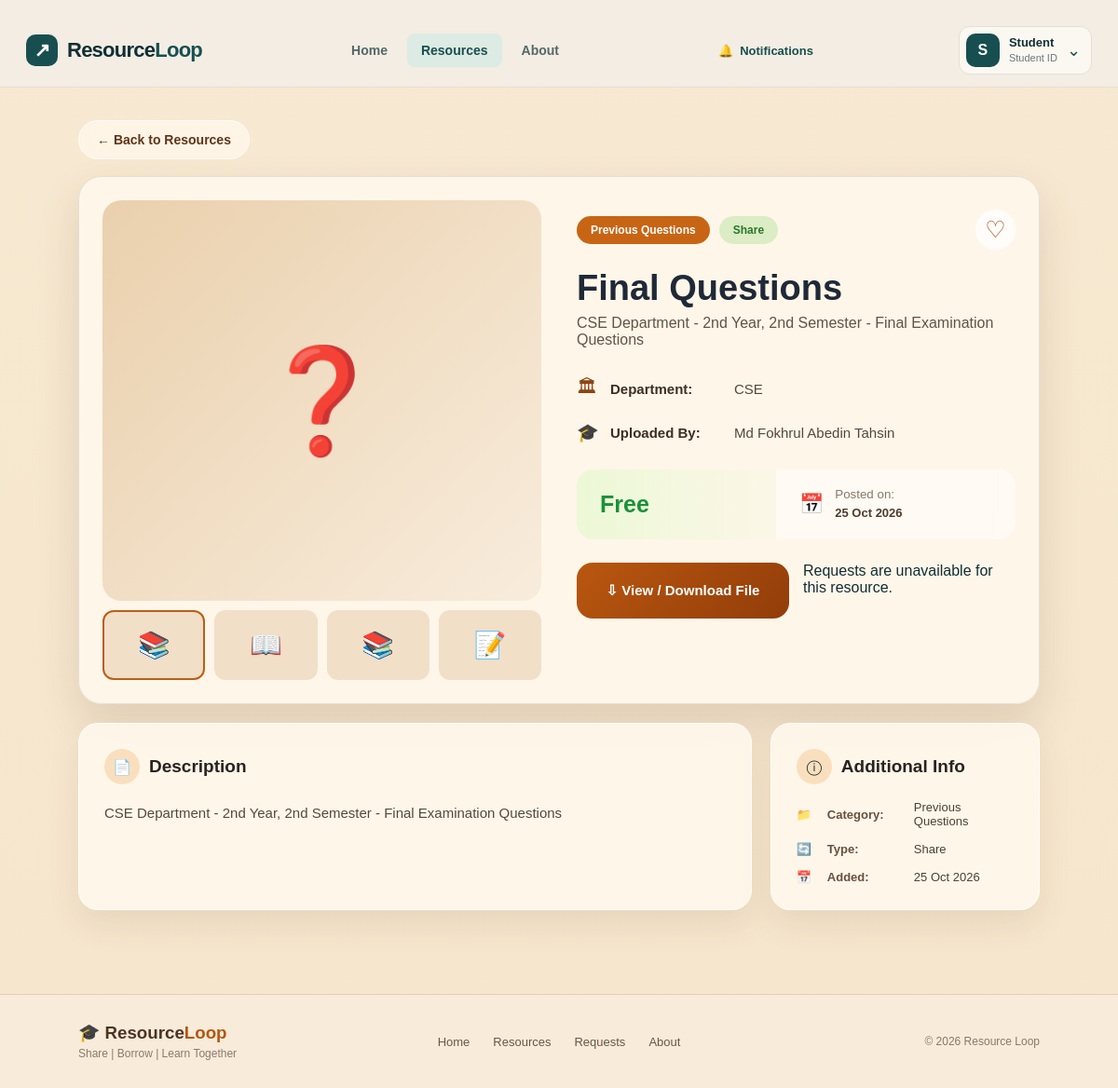
Page /resources/2/ on the committed database.
### resources/models.py (models this page shows, shortened)
class ResourceItem(models.Model):
    CATEGORY_CHOICES = [
        ('books', 'Books'),
        ('notes', 'Notes'),
        ('equipment', 'Equipment'),
        ('previous_questions', 'Previous Questions'),
        ('course_materials', 'Course Materials'),
    ]
    SHARE_TYPE_CHOICES = [
        ('share', 'Share'),
        ('rent', 'Rent'),
        ('sell', 'Sell'),
    ]
    student = models.ForeignKey(
        Student,
        on_delete=models.CASCADE,
        related_name="resource_items",
        null=True,
        blank=True
    )
    title = models.CharField(
        max_length=200
    )
    category = models.CharField(
        max_length=30,
        choices=CATEGORY_CHOICES
    )
    description = models.TextField(
        blank=True
    )
    author = models.CharField(
        max_length=150,
        blank=True
    )
    department = models.CharField(
        max_length=100,
        blank=True
    )
    course_code = models.CharField(
        max_length=50,
        blank=True
    )
    share_type = models.CharField(
        max_length=20,
        choices=SHARE_TYPE_CHOICES,
        default='share'
    )
    price = models.DecimalField(
        max_digits=30,
        decimal_places=2,
        null=True,
        blank=True
    )
    file = models.FileField(
        upload_to='resources/',
        blank=True,
        null=True
    )
    image = models.ImageField(
        upload_to='resource_images/',
        blank=True,
        null=True
    )
    created_at = models.DateTimeField(
        auto_now_add=True
    )

### accounts/models.py (models this page shows, shortened)
class Student(models.Model):
    full_name = models.CharField(
        max_length=100
    )
    registration_id = models.CharField(
        max_length=50,
        unique=True
    )
    department = models.CharField(
        max_length=100
    )
    email = models.EmailField(
        unique=True
    )
    phone = models.CharField(
        max_length=15
    )
    password = models.CharField(
        max_length=128
    )

### resources/views.py (the view)
# urls.py: path('resources/<int:id>/', views.resource_detail, name='resource_detail'),
def resource_detail(request, id):
    item = ResourceItem.objects.filter(id=id).first()
    if not item:
        return redirect("resources")
    student_id = request.session.get("student_id")
    can_contact_owner = bool(
        item.student_id == student_id or
        ProductRequest.objects.filter(
            resource=item,
            requester_id=student_id,
            status="accepted"
        ).exists()
    ) if student_id else False
    return render(request, "resource_detail.html", {
        "item": item,
        "can_contact_owner": can_contact_owner
    })

### requests_app/context_processors.py (called while the page is built)
def navbar_notifications(request):
    student_id = request.session.get("student_id")
    if not student_id:
        return {"navbar_unread_notifications": 0}
    return {
        "navbar_unread_notifications": WebsiteNotification.objects.filter(
            recipient_id=student_id, is_read=False
        ).count()
    }

### templates/resource_detail.html (shortened to what this page needs)
{% load static %}
{% load contact_links %}
<!DOCTYPE html>
<html lang="en">
<head>
    <link rel="stylesheet"
          href="{% static 'css/resource_detail.css' %}">
    <link rel="stylesheet" href="{% static 'css/shared_theme.css' %}">
</head>
<body>
{% include 'includes/navbar.html' %}
<main class="page-container">
    <a href="{% url 'resources' %}"
       class="back-button">
        ← Back to Resources
    </a>
    <section class="detail-card">
        <div class="image-section">
            <div class="main-image-box">
                {% if item.image %}
                    <img src="{{ item.image.url }}"
                         alt="{{ item.title }}">
                {% else %}
                    <div class="default-resource-image">
                        {% if item.category == "books" %}
                            📚
                        {% elif item.category == "notes" %}
                            📄
                        {% elif item.category == "equipment" %}
                            ⚙
                        {% elif item.category == "previous_questions" %}
                            ❓
                        {% else %}
                            🎓
                        {% endif %}
                    </div>
                {% endif %}
            </div>
            <div class="small-image-row">
                <div class="small-image active-thumb">
                    {% if item.image %}
                        <img src="{{ item.image.url }}"
                             alt="{{ item.title }}">
                    {% else %}
                        📚
                    {% endif %}
                </div>
                <div class="small-image">
                    📖
                </div>
                <div class="small-image">
                    📚
                </div>
                <div class="small-image">
                    📝
                </div>
            </div>
        </div>
        <div class="detail-info">
            <div class="top-badges">
                <span class="category-badge">
                    {{ item.get_category_display }}
                </span>
                {% if item.share_type == "share" %}
                    <span class="type-badge share">
                        Share
                    </span>
                {% elif item.share_type == "rent" %}
                    <span class="type-badge rent">
                        Rent
                    </span>
                {% elif item.share_type == "sell" %}
                    <span class="type-badge sell">
                        Sell
                    </span>
                {% endif %}
                <button type="button"
                        class="favorite-btn">
                    ♡
                </button>
            </div>
            <h1>{{ item.title }}</h1>
            {% if item.description %}
                <p class="short-description">
                    {{ item.description|truncatewords:12 }}
                </p>
            {% endif %}
            <div class="meta-list">
                {% if item.department %}
                    <div class="meta-row">
                        <span class="meta-icon">
                            🏛
                        </span>
                        <strong>Department:</strong>
                        <span>
                            {{ item.department }}
                        </span>
                    </div>
                {% endif %}
                {% if item.student %}
                    <div class="meta-row">
                        <span class="meta-icon">
                            🎓
                        </span>
                        <strong>Uploaded By:</strong>
                        <span>
                            {{ item.student.full_name }}
                        </span>
                    </div>
                {% endif %}
            </div>
            <div class="price-date-box">
                <div class="price-area">
                    {% if item.price %}
                        <span class="price">
                            ৳ {{ item.price }}
                        </span>
                        {% if item.share_type == "rent" %}
                            <small>/ rent</small>
                        {% endif %}
                    {% else %}
                        <span class="free-text">
                            Free
                        </span>
                    {% endif %}
                </div>
                <div class="date-area">
                    <span>📅</span>
                    <div>
                        <small>
                            Posted on:
                        </small>
                        <strong>
                            {{ item.created_at|date:"d M Y" }}
                        </strong>
                    </div>
                </div>
            </div>
            <div class="action-buttons">
                {% if item.file %}
                    <a href="{{ item.file.url }}"
                       target="_blank"
                       rel="noopener noreferrer"
                       class="download-btn">
                        ⇩ View / Download File
                    </a>
                {% endif %}
                {% if item.category == "equipment" and item.student %}
                    {% if item.student.id != request.session.student_id %}
                        <form method="POST"
                              action="{% url 'send_product_request' item.id %}"
                              class="request-form">
                            {% csrf_token %}
                            <button type="submit"
                                    class="request-btn">
                                ✈ Send Request
                            </button>
                        </form>
                    {% else %}
                        <p class="owner-note">
                            This is your resource.
                        </p>
                    {% endif %}
                {% else %}
                    <p class="owner-note">
                        Requests are unavailable for this resource.
                    </p>
                {% endif %}
            </div>
        </div>
    </section>
    <section class="lower-grid">
        <div class="description-card">
            <div class="section-title">
                <span>📄</span>
                <h2>Description</h2>
            </div>
            <p>
                {% if item.description %}
                    {{ item.description }}
                {% else %}
                    No description available for this resource.
                {% endif %}
            </p>
        </div>
        <div class="additional-card">
            <div class="section-title">
                <span>ⓘ</span>
                <h2>Additional Info</h2>
            </div>
            <div class="info-row">
                <span>📁</span>
                <strong>Category:</strong>
                <span>
                    {{ item.get_category_display }}
                </span>
            </div>
            <div class="info-row">
                <span>🔄</span>
                <strong>Type:</strong>
                <span>
                    {{ item.get_share_type_display }}
                </span>
            </div>
            <div class="info-row">
                <span>📅</span>
                <strong>Added:</strong>
                <span>
                    {{ item.created_at|date:"d M Y" }}
                </span>
            </div>
        </div>
    </section>
</main>
<footer>
    <div class="footer-container">
        <div>
            <h3>
                🎓 Resource<span>Loop</span>
            </h3>
            <p>
                Share | Borrow | Learn Together
            </p>
        </div>
        <div class="footer-links">
            <a href="{% url 'home' %}">
                Home
            </a>
            <a href="{% url 'resources' %}">
                Resources
            </a>
            <a href="{% url 'received_requests' %}">
                Requests
            </a>
            <a href="#">
                About
            </a>
        </div>
        <div class="copyright">
            © 2026 Resource Loop
        </div>
    </div>
</footer>
</body>
</html>

### static/css/shared_theme.css (style rules this page uses)
:root { --rl-bg:#F6F1E8; --rl-nav:#F3EDE3; --rl-ink:#102F35; --rl-teal:#174F50; --rl-green:#DCEBE3; --rl-peach:#F8E8DA; --rl-border:#E4DFD6; }
html { scroll-behavior:smooth; }
body { background-color:var(--rl-bg); color:var(--rl-ink); }
body .form-box,body .request-card,body .resource-card,body .info-card,body .contact-card,body .detail-card,body .profile-sidebar,body .stat-card,body .card,body .filter-box { border-color:var(--rl-border); }

### rows in the picture
ResourceItem: category "Previous Questions", title "Final Questions", description "CSE Department - 2nd Year, 2nd Semester - Final Examination Questions", department "CSE", student.full_name "Md Fokhrul Abedin Tahsin", created_at "25 Oct 2026", share_type "Share"

### other values in the picture
{{ request.session.full_name|default:'S'|slice:':1'|upper }} "S"
{{ request.session.full_name|default:'Student' }} "Student"
{{ request.session.registration_id|default:'Student ID' }} "Student ID"
